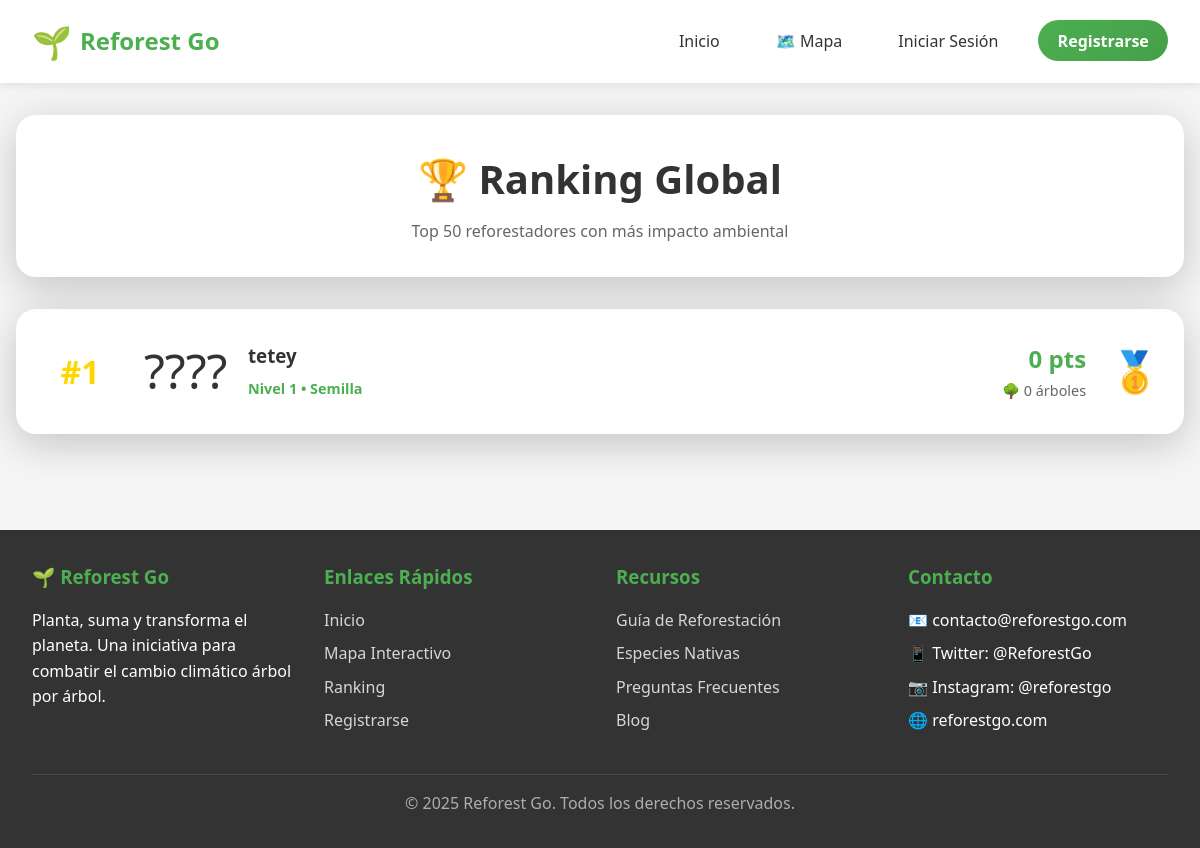
The page /ranking/ on the database as committed earlier.
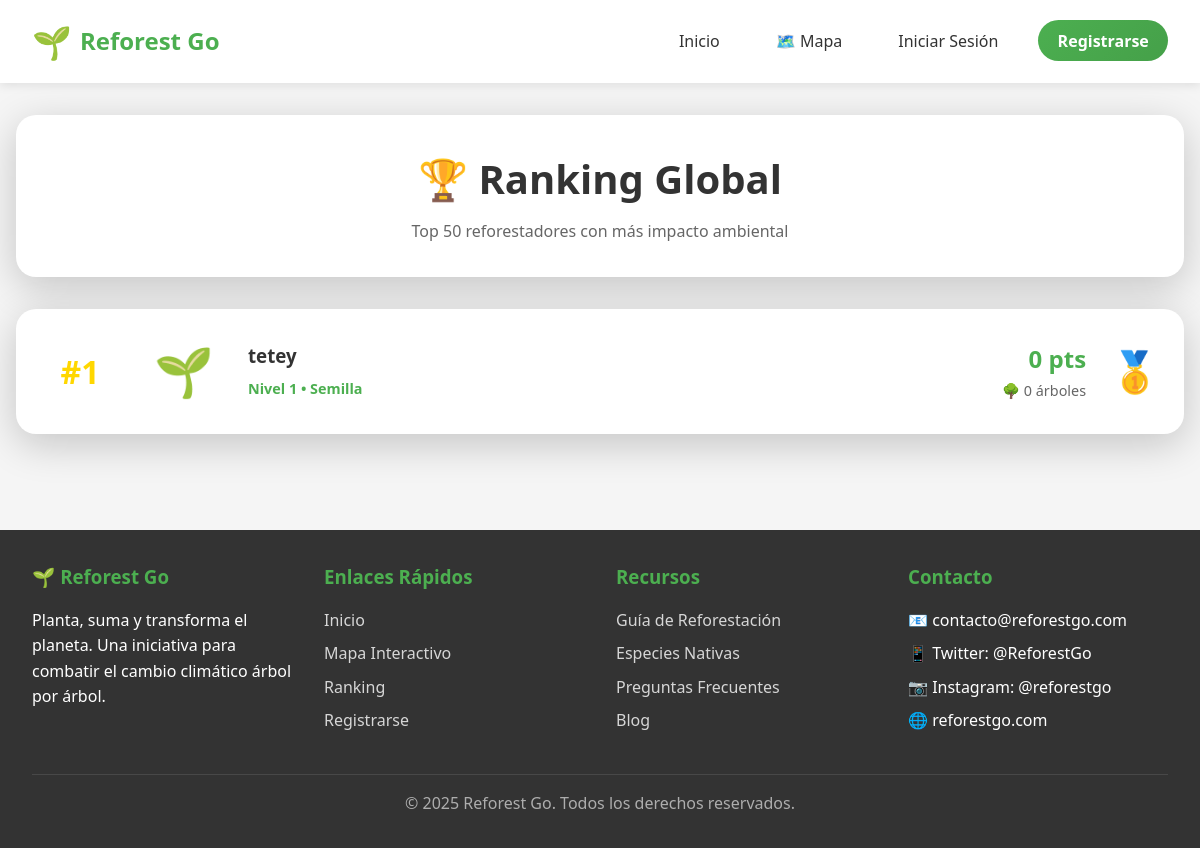
The same page on the database as committed later.
### core/models.py (models this page shows, shortened)
class Perfil(models.Model):
    ROLES = [
        ('usuario', 'Usuario'),
        ('verificador', 'Verificador'),
        ('admin', 'Administrador'),
    ]
    user = models.OneToOneField(User, on_delete=models.CASCADE, related_name='perfil')
    puntos = models.IntegerField(default=0)
    nivel = models.IntegerField(default=1)
    avatar_actual = models.ForeignKey(Avatar, on_delete=models.SET_NULL, null=True, blank=True)
    fecha_creacion = models.DateTimeField(auto_now_add=True)
    bio = models.TextField(max_length=500, blank=True)
    foto_perfil = models.ImageField(upload_to='perfiles/', null=True, blank=True)
    rol = models.CharField(max_length=20, choices=ROLES, default='usuario')
    verificaciones_realizadas = models.IntegerField(default=0)
    verificaciones_aprobadas = models.IntegerField(default=0)
    puntos_verificacion = models.IntegerField(default=0)
    class Meta:
        verbose_name = 'Perfil'
        verbose_name_plural = 'Perfiles'

class Avatar(models.Model):
    nombre = models.CharField(max_length=50)
    emoji = models.CharField(max_length=10, default="🌱")
    imagen = models.ImageField(upload_to='avatares/', null=True, blank=True)
    nivel_requerido = models.IntegerField(default=1)
    descripcion = models.TextField(blank=True)
    class Meta:
        ordering = ['nivel_requerido']
        verbose_name = 'Avatar'
        verbose_name_plural = 'Avatares'

### core/views.py (the view, shortened to what this page needs)
# urls.py: path('ranking/', views.ranking, name='ranking'),
def ranking(request):
    perfiles = Perfil.objects.select_related('user', 'avatar_actual')\
        .filter(user__is_staff=False, user__is_superuser=False)\
        .order_by('-puntos')[:50]
    for index, perfil in enumerate(perfiles, start=1):
        perfil.posicion = index
        perfil.siembras_validadas = perfil.user.siembras.filter(estado='validada').count()
    usuario_posicion = None
    context = {
        'perfiles': perfiles,
        'usuario_posicion': usuario_posicion,
    }
    return render(request, 'ranking.html', context)

### templates/ranking.html (shortened to what this page needs)
{% extends 'base.html' %}
{% block content %}
<div class="ranking-header">
    <h1>🏆 Ranking Global</h1>
    <p>Top 50 reforestadores con más impacto ambiental</p>
</div>
{% if perfiles %}
<div class="ranking-list">
    {% for perfil in perfiles %}
    <div class="ranking-item">
        <div class="position {% if perfil.posicion == 1 %}first{% elif perfil.posicion == 2 %}second{% elif perfil.posicion == 3 %}third{% endif %}">
            #{{ perfil.posicion }}
        </div>
        <div class="avatar">
            {{ perfil.avatar_actual.emoji|default:"🌱" }}
        </div>
        <div class="user-details">
            <h3>{{ perfil.user.get_full_name|default:perfil.user.username }}</h3>
            <span class="level">Nivel {{ perfil.nivel }} • {{ perfil.avatar_actual.nombre|default:"Semilla" }}</span>
        </div>
        <div class="stats">
            <div class="points">{{ perfil.puntos }} pts</div>
            <div class="trees">🌳 {{ perfil.siembras_validadas }} árboles</div>
        </div>
        {% if perfil.posicion == 1 %}
        <div class="medal">🥇</div>
        {% elif perfil.posicion == 2 %}
        <div class="medal">🥈</div>
        {% elif perfil.posicion == 3 %}
        <div class="medal">🥉</div>
        {% endif %}
    </div>
    {% endfor %}
</div>
{% endif %}
{% endblock %}

Rows that differ between the two databases and show on the page:
changed through a linked row, Perfil "tetey": avatar_actual.emoji "????" → "🌱"
